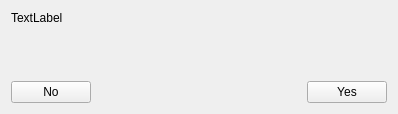
<?xml version="1.0" encoding="UTF-8"?>
<ui version="4.0">
 <class>QtYesNoWidget</class>
 <widget class="QWidget" name="QtYesNoWidget">
  <property name="geometry">
   <rect>
    <x>0</x>
    <y>0</y>
    <width>398</width>
    <height>114</height>
   </rect>
  </property>
  <property name="sizePolicy">
   <sizepolicy hsizetype="Preferred" vsizetype="Maximum">
    <horstretch>0</horstretch>
    <verstretch>0</verstretch>
   </sizepolicy>
  </property>
  <property name="windowTitle">
   <string>Form</string>
  </property>
  <layout class="QVBoxLayout" name="verticalLayout">
   <item>
    <widget class="QLabel" name="question_txt">
     <property name="text">
      <string>TextLabel</string>
     </property>
     <property name="wordWrap">
      <bool>true</bool>
     </property>
    </widget>
   </item>
   <item>
    <spacer name="verticalSpacer">
     <property name="orientation">
      <enum>Qt::Vertical</enum>
     </property>
     <property name="sizeHint" stdset="0">
      <size>
       <width>20</width>
       <height>40</height>
      </size>
     </property>
    </spacer>
   </item>
   <item>
    <layout class="QHBoxLayout" name="horizontalLayout">
     <item>
      <widget class="QPushButton" name="no_btn">
       <property name="text">
        <string>No</string>
       </property>
      </widget>
     </item>
     <item>
      <spacer name="horizontalSpacer">
       <property name="orientation">
        <enum>Qt::Horizontal</enum>
       </property>
       <property name="sizeHint" stdset="0">
        <size>
         <width>40</width>
         <height>20</height>
        </size>
       </property>
      </spacer>
     </item>
     <item>
      <widget class="QPushButton" name="yes_btn">
       <property name="text">
        <string>Yes</string>
       </property>
      </widget>
     </item>
    </layout>
   </item>
  </layout>
 </widget>
 <resources/>
 <connections/>
</ui>
